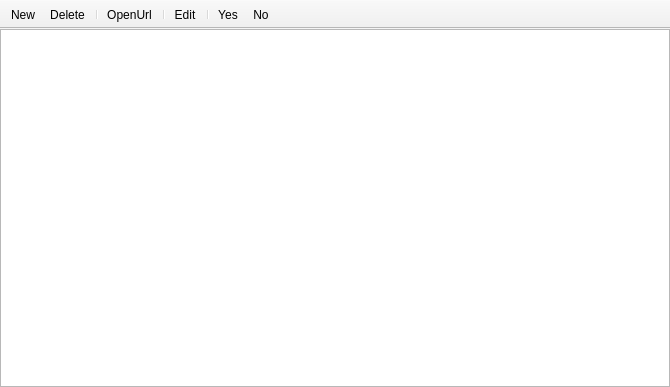
<?xml version="1.0" encoding="UTF-8"?>
<ui version="4.0">
 <class>ViewSites</class>
 <widget class="QMainWindow" name="ViewSites">
  <property name="geometry">
   <rect>
    <x>0</x>
    <y>0</y>
    <width>670</width>
    <height>387</height>
   </rect>
  </property>
  <property name="windowTitle">
   <string>MainWindow</string>
  </property>
  <property name="toolTip">
   <string/>
  </property>
  <widget class="QWidget" name="centralwidget">
   <layout class="QGridLayout" name="gridLayout">
    <property name="leftMargin">
     <number>0</number>
    </property>
    <property name="topMargin">
     <number>0</number>
    </property>
    <property name="rightMargin">
     <number>0</number>
    </property>
    <property name="bottomMargin">
     <number>0</number>
    </property>
    <item row="0" column="0">
     <widget class="QTableView" name="tableView">
      <property name="minimumSize">
       <size>
        <width>550</width>
        <height>200</height>
       </size>
      </property>
      <property name="styleSheet">
       <string notr="true">QTableView{
border-width:2px
}</string>
      </property>
     </widget>
    </item>
   </layout>
  </widget>
  <widget class="QToolBar" name="toolBar">
   <property name="windowTitle">
    <string>toolBar</string>
   </property>
   <property name="toolTip">
    <string/>
   </property>
   <property name="movable">
    <bool>false</bool>
   </property>
   <attribute name="toolBarArea">
    <enum>TopToolBarArea</enum>
   </attribute>
   <attribute name="toolBarBreak">
    <bool>false</bool>
   </attribute>
   <addaction name="action_New"/>
   <addaction name="action_Delete"/>
   <addaction name="separator"/>
   <addaction name="action_OpenUrl"/>
   <addaction name="separator"/>
   <addaction name="action_Edit"/>
   <addaction name="separator"/>
   <addaction name="action_Yes"/>
   <addaction name="action_No"/>
  </widget>
  <action name="action_New">
   <property name="icon">
    <iconset resource="icons/ViewWindowRes.qrc">
     <normaloff>:/plus.png</normaloff>:/plus.png</iconset>
   </property>
   <property name="text">
    <string>&amp;New</string>
   </property>
   <property name="toolTip">
    <string>Добавить</string>
   </property>
  </action>
  <action name="action_Delete">
   <property name="icon">
    <iconset resource="icons/ViewWindowRes.qrc">
     <normaloff>:/trash.png</normaloff>:/trash.png</iconset>
   </property>
   <property name="text">
    <string>&amp;Delete</string>
   </property>
   <property name="toolTip">
    <string>Удалить</string>
   </property>
  </action>
  <action name="action_Edit">
   <property name="icon">
    <iconset resource="icons/ViewWindowRes.qrc">
     <normaloff>:/note.png</normaloff>:/note.png</iconset>
   </property>
   <property name="text">
    <string>&amp;Edit</string>
   </property>
   <property name="toolTip">
    <string>Редактировать</string>
   </property>
  </action>
  <action name="action_Yes">
   <property name="icon">
    <iconset resource="icons/ViewWindowRes.qrc">
     <normaloff>:/check.png</normaloff>:/check.png</iconset>
   </property>
   <property name="text">
    <string>&amp;Yes</string>
   </property>
   <property name="toolTip">
    <string>Применить</string>
   </property>
  </action>
  <action name="action_No">
   <property name="icon">
    <iconset resource="icons/ViewWindowRes.qrc">
     <normaloff>:/close.png</normaloff>:/close.png</iconset>
   </property>
   <property name="text">
    <string>&amp;No</string>
   </property>
   <property name="toolTip">
    <string>Отменить</string>
   </property>
  </action>
  <action name="action_OpenUrl">
   <property name="icon">
    <iconset resource="icons/ViewWindowRes.qrc">
     <normaloff>:/share2.png</normaloff>:/share2.png</iconset>
   </property>
   <property name="text">
    <string>&amp;OpenUrl</string>
   </property>
   <property name="toolTip">
    <string>Перейти по ссылке</string>
   </property>
  </action>
 </widget>
 <resources>
  <include location="icons/ViewWindowRes.qrc"/>
 </resources>
 <connections/>
</ui>
